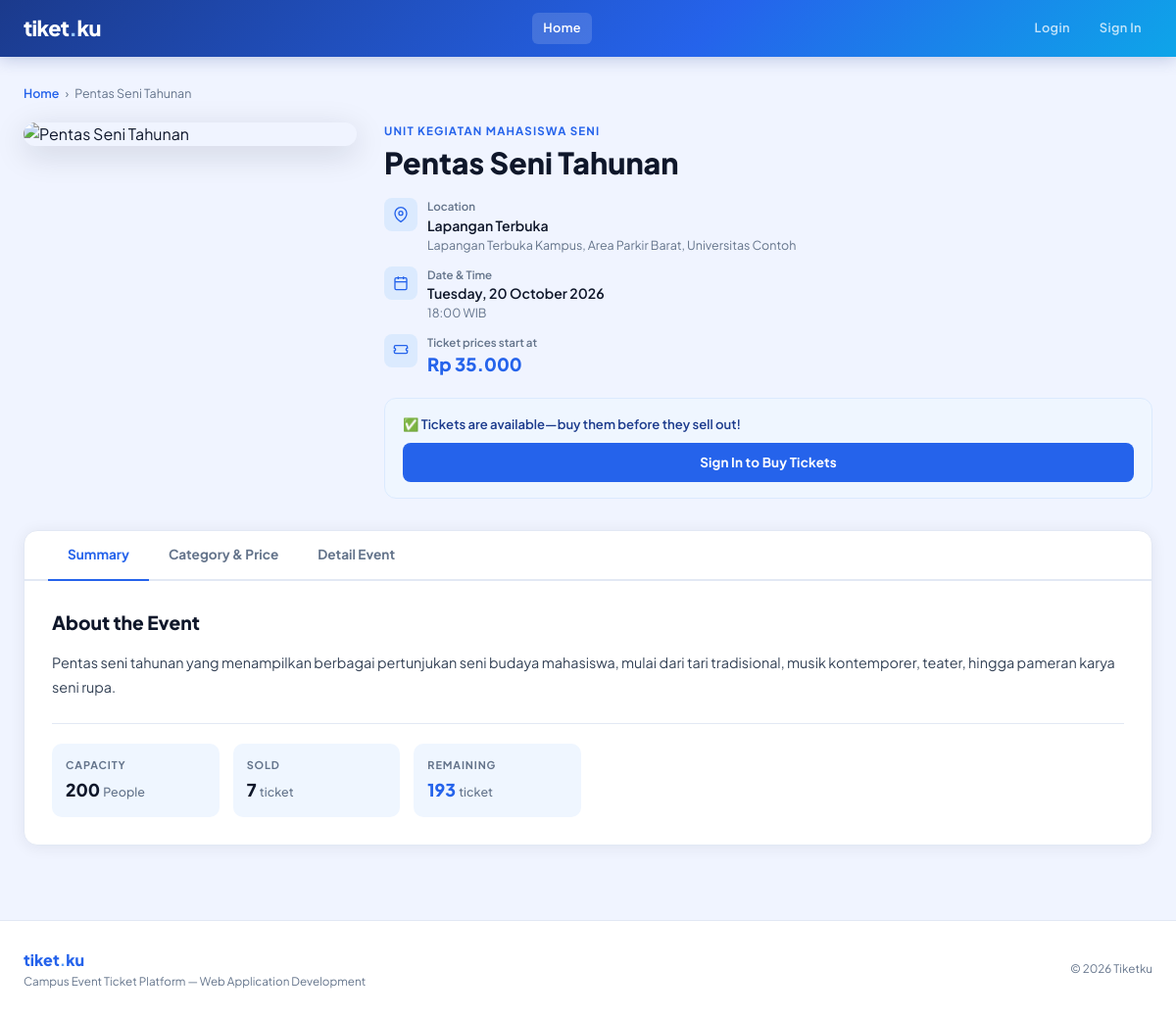
/public/index.php?controller=event&action=detail&id=2, run on the app's committed database.
### tables this page shows
CREATE TABLE `events` (
  `id` int(11) NOT NULL,
  `name` varchar(150) NOT NULL,
  `event_date` datetime NOT NULL,
  `venue` varchar(200) DEFAULT NULL,
  `description` text DEFAULT NULL,
  `image_url` varchar(500) DEFAULT NULL,
  `location_detail` varchar(300) DEFAULT NULL,
  `capacity` int(11) DEFAULT 0,
  `price` decimal(10,2) DEFAULT NULL,
  `organizer_id` int(11) NOT NULL,
  `created_at` timestamp NOT NULL DEFAULT current_timestamp()
);

CREATE TABLE `organizers` (
  `id` int(11) NOT NULL,
  `name` varchar(100) NOT NULL,
  `contact_email` varchar(100) DEFAULT NULL
);

### controllers/EventController.php (called while the page is built, shortened)
<?php
require_once __DIR__ . '/../models/Event.php';
class EventController {
    private $event;
    public function __construct($db) {
        $this->event     = new Event($db);
    }
    public function detail() {
        $this->event->id = $_GET['id'];
        if (!$this->event->readOne()) {
            header("Location: /event_ticketing/public/index.php?controller=event&action=index");
            exit;
        }
        $event      = $this->event;
        require_once __DIR__ . '/../views/events/detail.php';
    }
}
?>

### models/Event.php (called while the page is built, shortened)
<?php
class Event {
    private $conn;
    private $table_name = "events";
    public $id;
    public function __construct($db) {
        $this->conn = $db;
    }
    public function readOne() {
        $query = "SELECT e.*, o.name as organizer_name
                  FROM " . $this->table_name . " e
                  LEFT JOIN organizers o ON e.organizer_id = o.id
                  WHERE e.id = ? LIMIT 0,1";
        $stmt = $this->conn->prepare($query);
        $stmt->bindParam(1, $this->id);
        $stmt->execute();
        $row = $stmt->fetch(PDO::FETCH_ASSOC);
        if ($row) {
            $this->name            = $row['name'];
            $this->event_date      = $row['event_date'];
            $this->venue           = $row['venue'];
            $this->description     = $row['description']     ?? '';
            $this->image_url       = $row['image_url']       ?? '';
            $this->location_detail = $row['location_detail'] ?? '';
            $this->capacity        = $row['capacity'];
            $this->price           = $row['price'];
            $this->organizer_name  = $row['organizer_name'];
            return true;
        }
        return false;
    }
    public function getConfirmedTicketsCount() {
        $query = "SELECT COALESCE(SUM(qty), 0) as count FROM tickets
                WHERE event_id = ? AND status IN ('confirmed', 'pending')";
        $stmt  = $this->conn->prepare($query);
        $stmt->bindParam(1, $this->id);
        $stmt->execute();
        $row = $stmt->fetch(PDO::FETCH_ASSOC);
        return $row['count'];
    }
}
?>

### views/events/detail.php (the view, shortened to what this page needs)
<?php ob_start();
$img = !empty($event->image_url) ? $event->image_url
     : 'https://images.unsplash.com/photo-1540575467063-178a50c2df87?w=900&q=80';
$tab = $_GET['tab'] ?? 'ringkasan';
?>
<div style="display:flex;align-items:center;gap:6px;margin-bottom:20px;font-size:0.78rem;color:var(--muted);">
    <a href="?controller=event&action=index" style="color:var(--blue-mid);text-decoration:none;font-weight:600;">Home</a>
    <span>›</span>
    <span><?= htmlspecialchars($event->name) ?></span>
</div>
<div style="display:flex;gap:28px;align-items:flex-start;flex-wrap:wrap;margin-bottom:32px;">
    <div style="flex:0 0 auto;width:340px;max-width:100%;">
        <div style="border-radius:14px;overflow:hidden;box-shadow:0 8px 32px rgba(15,23,42,0.15);">
            <img src="<?= htmlspecialchars($img) ?>"
                 alt="<?= htmlspecialchars($event->name) ?>"
                 style="width:100%;display:block;object-fit:cover;max-height:380px;"
                 onerror="this.src='https://images.unsplash.com/photo-1540575467063-178a50c2df87?w=600&q=70'">
        </div>
    </div>
    <div style="flex:1;min-width:260px;">
        <p style="font-size:0.72rem;font-weight:700;letter-spacing:0.1em;text-transform:uppercase;color:var(--blue-mid);margin-bottom:6px;"><?= htmlspecialchars($event->organizer_name ?? '') ?></p>
        <h1 style="font-size:1.9rem;font-weight:800;color:var(--ink);line-height:1.2;margin-bottom:18px;"><?= htmlspecialchars($event->name) ?></h1>
        <div style="display:flex;flex-direction:column;gap:12px;margin-bottom:20px;">
            <div style="display:flex;align-items:flex-start;gap:10px;">
                <div style="width:34px;height:34px;border-radius:8px;background:var(--blue-pale);display:flex;align-items:center;justify-content:center;flex-shrink:0;">
                    <svg width="16" height="16" viewBox="0 0 24 24" fill="none" stroke="var(--blue-mid)" stroke-width="2"><path d="M21 10c0 7-9 13-9 13s-9-6-9-13a9 9 0 0118 0z"/><circle cx="12" cy="10" r="3"/></svg>
                </div>
                <div>
                    <p style="font-size:0.72rem;color:var(--muted);font-weight:600;">Location</p>
                    <p style="font-size:0.88rem;color:var(--ink);font-weight:600;"><?= htmlspecialchars($event->venue) ?></p>
                    <?php if (!empty($event->location_detail)): ?>
                    <p style="font-size:0.78rem;color:var(--muted);"><?= htmlspecialchars($event->location_detail) ?></p>
                    <?php endif; ?>
                </div>
            </div>
            <div style="display:flex;align-items:flex-start;gap:10px;">
                <div style="width:34px;height:34px;border-radius:8px;background:var(--blue-pale);display:flex;align-items:center;justify-content:center;flex-shrink:0;">
                    <svg width="16" height="16" viewBox="0 0 24 24" fill="none" stroke="var(--blue-mid)" stroke-width="2"><rect x="3" y="4" width="18" height="18" rx="2"/><line x1="16" y1="2" x2="16" y2="6"/><line x1="8" y1="2" x2="8" y2="6"/><line x1="3" y1="10" x2="21" y2="10"/></svg>
                </div>
                <div>
                    <p style="font-size:0.72rem;color:var(--muted);font-weight:600;">Date & Time</p>
                    <p style="font-size:0.88rem;color:var(--ink);font-weight:600;"><?= date('l, d F Y', strtotime($event->event_date)) ?></p>
                    <p style="font-size:0.78rem;color:var(--muted);"><?= date('H:i', strtotime($event->event_date)) ?> WIB</p>
                </div>
            </div>
            <div style="display:flex;align-items:flex-start;gap:10px;">
                <div style="width:34px;height:34px;border-radius:8px;background:var(--blue-pale);display:flex;align-items:center;justify-content:center;flex-shrink:0;">
                    <svg width="16" height="16" viewBox="0 0 24 24" fill="none" stroke="var(--blue-mid)" stroke-width="2"><path d="M2 6a2 2 0 012-2h16a2 2 0 012 2v2a2 2 0 100 4v2a2 2 0 01-2 2H4a2 2 0 01-2-2v-2a2 2 0 100-4V6z"/></svg>
                </div>
                <div>
                    <p style="font-size:0.72rem;color:var(--muted);font-weight:600;">Ticket prices start at</p>
                    <p style="font-size:1.15rem;font-weight:800;color:var(--blue-mid);">Rp <?= number_format($event->price,0,',','.') ?></p>
                </div>
            </div>
        </div>
        <div style="background:var(--blue-xpale);border:1.5px solid var(--blue-pale);border-radius:12px;padding:16px 18px;">
            <?php
            $soldFromTickets = $event->getConfirmedTicketsCount();
            $totalSold  = $soldFromTickets;
            $remaining  = $event->capacity - $soldFromTickets;
            ?>
            <p style="font-size:0.82rem;color:var(--blue-deep);font-weight:600;margin-bottom:10px;">
                <?= $remaining > 0 ? "✅ Tickets are available—buy them before they sell out!" : "🚫 Tickets are sold out!" ?>
            </p>
            <?php if ($remaining <= 0): ?>
                <button disabled style="width:100%;padding:10px;background:#CBD5E1;color:#94A3B8;border:none;border-radius:8px;font-weight:700;font-size:0.9rem;cursor:not-allowed;">
                    🚫 Tickets are sold out
                </button>
            <?php elseif (isset($_SESSION['user_id'])): ?>
                <a href="?controller=ticket&action=create&event_id=<?= $event->id ?>" class="btn-primary" style="width:100%;justify-content:center;padding:10px;">
                    Buy tickets now
                </a>
            <?php else: ?>
                <a href="?controller=auth&action=login" class="btn-primary" style="width:100%;justify-content:center;padding:10px;">
                    Sign In to Buy Tickets
                </a>
            <?php endif; ?>
        </div>
    </div>
</div>
<div style="background:#fff;border-radius:14px;border:1px solid var(--border);overflow:hidden;box-shadow:var(--shadow-card);">
    <div style="padding:0 24px;border-bottom:2px solid var(--border);">
        <div style="display:flex;gap:0;">
            <?php foreach (['ringkasan'=>'Summary','kategori'=>'Category &amp; Price','detail'=>'Detail Event'] as $key => $label): ?>
            <button onclick="switchTab('<?= $key ?>')"
                id="tab-btn-<?= $key ?>"
                style="padding:14px 20px;font-size:0.85rem;font-weight:700;border:none;background:transparent;cursor:pointer;border-bottom:2.5px solid transparent;margin-bottom:-2px;color:var(--muted);transition:all 0.18s;white-space:nowrap;<?= $tab===$key?'color:var(--blue-mid);border-bottom-color:var(--blue-mid);':'' ?>">
                <?= $label ?>
            </button>
            <?php endforeach; ?>
        </div>
    </div>
    <div style="padding:28px;">
        <div id="panel-ringkasan" style="display:<?= $tab==='ringkasan'?'block':'none' ?>;">
            <h2 style="font-size:1.2rem;font-weight:800;color:var(--ink);margin-bottom:14px;">About the Event</h2>
            <?php if (!empty($event->description)): ?>
            <p style="color:var(--ink-soft);font-size:0.9rem;line-height:1.75;"><?= nl2br(htmlspecialchars($event->description)) ?></p>
            <?php else: ?>
            <p style="color:var(--muted);font-size:0.88rem;">Event description not yet available.</p>
            <?php endif; ?>
            <div style="display:grid;grid-template-columns:repeat(auto-fill,minmax(160px,1fr));gap:14px;margin-top:24px;padding-top:20px;border-top:1px solid var(--border);">
                <div style="background:var(--blue-xpale);border-radius:10px;padding:14px;">
                    <p style="font-size:0.68rem;font-weight:700;letter-spacing:0.08em;text-transform:uppercase;color:var(--muted);margin-bottom:4px;">Capacity</p>
                    <p style="font-size:1.1rem;font-weight:800;color:var(--ink);"><?= number_format($event->capacity) ?> <span style="font-size:0.78rem;font-weight:500;color:var(--muted);">People</span></p>
                </div>
                <div style="background:var(--blue-xpale);border-radius:10px;padding:14px;">
                    <p style="font-size:0.68rem;font-weight:700;letter-spacing:0.08em;text-transform:uppercase;color:var(--muted);margin-bottom:4px;">Sold</p>
                    <p style="font-size:1.1rem;font-weight:800;color:var(--ink);"><?= $totalSold ?> <span style="font-size:0.78rem;font-weight:500;color:var(--muted);">ticket</span></p>
                </div>
                <div style="background:var(--blue-xpale);border-radius:10px;padding:14px;">
                    <p style="font-size:0.68rem;font-weight:700;letter-spacing:0.08em;text-transform:uppercase;color:var(--muted);margin-bottom:4px;">Remaining</p>
                    <p style="font-size:1.1rem;font-weight:800;color:<?= $remaining>0?'var(--blue-mid)':'var(--danger)' ?>;"><?= $remaining ?> <span style="font-size:0.78rem;font-weight:500;color:var(--muted);">ticket</span></p>
                </div>
            </div>
        </div>
    </div>
</div>
<?php $content = ob_get_clean(); require_once __DIR__ . '/../layouts/main.php'; ?>

### views/layouts/main.php (style rules this page uses)
:root { --white: #FFFFFF; --bg: #F0F4FF; --bg-card: #FFFFFF; --border: #E2E8F4; --blue-deep: #1B3A8C; --blue-mid: #2563EB; --blue-soft: #3B82F6; --blue-light: #60A5FA; --blue-pale: #DBEAFE; --blue-xpale: #EFF6FF; --cyan: #0EA5E9; --ink: #0F172A; --ink-soft: #334155; --muted: #64748B; --muted-light: #94A3B8; --success: #10B981; --warning: #F59E0B; --danger: #EF4444; --grad-main: linear-gradient(135deg, #1B3A8C 0%, #2563EB 60%, #0EA5E9 100%); --grad-card: linear-gradient(135deg, #1e40af 0%, #3b82f6 100%); --shadow-blue: 0 4px 20px rgba(37,99,235,0.18); --shadow-card: 0 2px 16px rgba(15,23,42,0.07); }
*, *::before, *::after { box-sizing: border-box; margin: 0; padding: 0; }
html { height: 100%; }
body { font-family: 'Plus Jakarta Sans', sans-serif; background: var(--bg); color: var(--ink); min-height: 100vh; display: flex; flex-direction: column; }
.btn-primary { background: var(--blue-mid); color: #fff; padding: 0.55rem 1.3rem; border-radius: 8px; font-weight: 700; font-size: 0.84rem; border: none; cursor: pointer; text-decoration: none; display: inline-flex; align-items: center; gap: 6px; transition: all 0.18s; letter-spacing: 0.01em; }

### data on the page
events: name "Pentas Seni Tahunan", organizer.name "UNIT KEGIATAN MAHASISWA SENI", venue "Lapangan Terbuka", location_detail "Lapangan Terbuka Kampus, Area Parkir Barat, Universitas Contoh", event_date "Tuesday, 20 October 2026", event_date "18:00", price "35.000", description "Pentas seni tahunan yang menampilkan berbagai pertunjukan seni budaya mahasiswa, mulai dari tari tradisional, musik kontemporer, teater, hingga pameran karya seni rupa.", capacity "200"

### other printed values
$label "Summary"
$label "Category & Price"
$label "Detail Event"
$totalSold "7"
$remaining "193"
